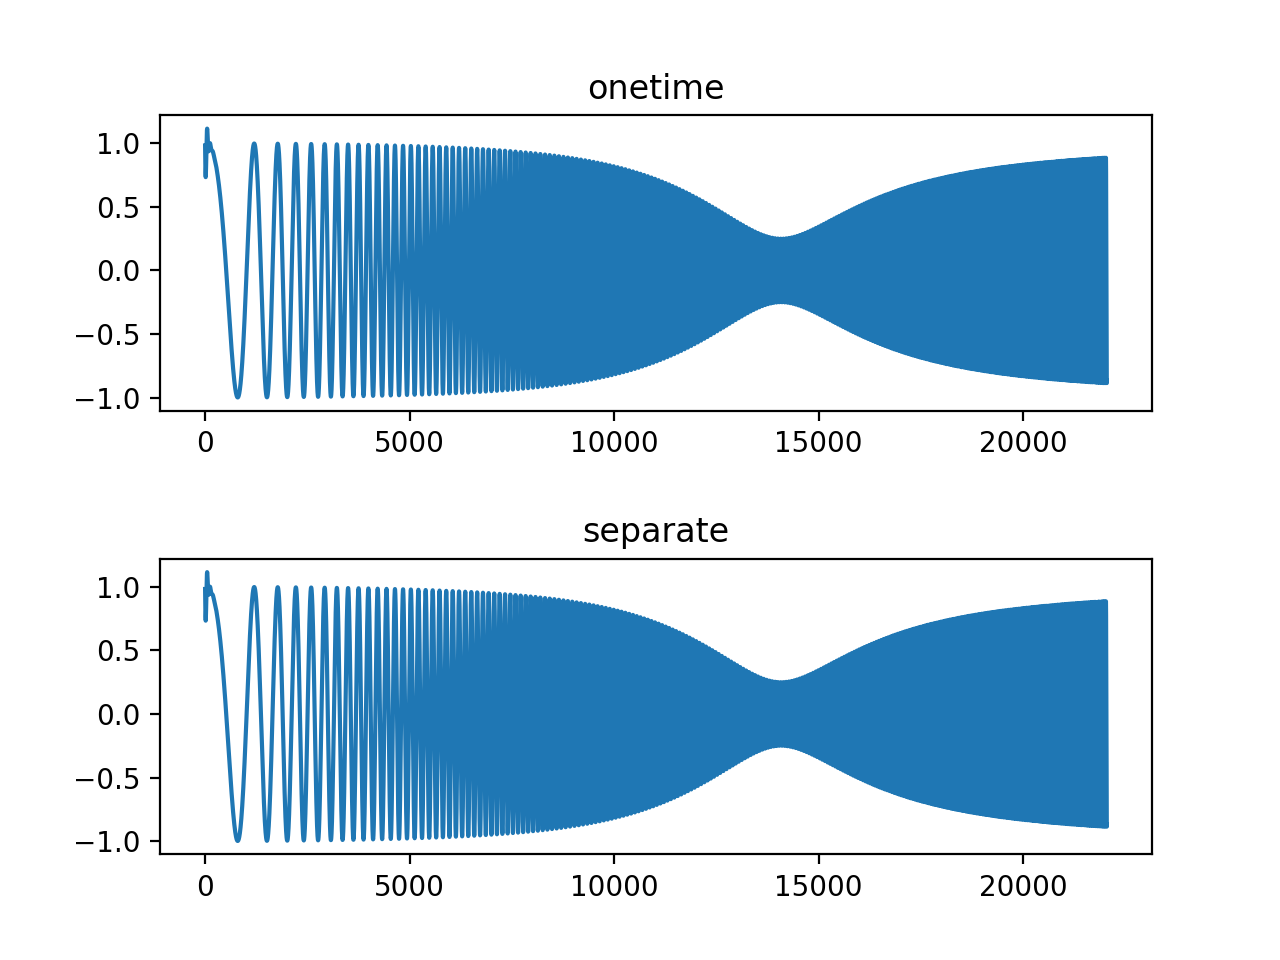

The Python source for this figure:
'''
# proposed Gaussian distribution
import numpy as np
import matplotlib.pyplot as plt
from pandas import Series
from random import gauss
white_noise = [gauss(0.0, 1.0) for i in range(10000)]
white_noise_series = Series(white_noise)
white_noise_series.hist()
plt.show()
plt.close()
import pyaudio
import numpy as np
import scipy.signal as signal

from random import gauss

CHUNK = 64 #the block size
Q = 50

pa = pyaudio.PyAudio()
stream = pa.open(format=pyaudio.paFloat32,
                            channels=1,
                            rate=44100,
                            output=True)

noise = [gauss(0.0, 1.0) for i in range(CHUNK)] # create gaussian distribution for white noise
b,a = signal.iirfilter(1,[2*500*(1-1/(2*Q))/44100,2*500*(1+1/(2*Q))/44100])
output = signal.lfilter(b,a,noise)
output.astype(np.float32)
#output = output.tobytes()
#stream.write(output)
plt.plot(output)
plt.title("out")
plt.show()
'''
# -*- coding: utf-8 -*-
import scipy.signal as signal
import numpy as np
import pylab as pl
import matplotlib.pyplot as plt

# parameters of FIR filter
a = np.array([1.0, -1.947463016918843, 0.9555873701383931])
b = np.array([0.9833716591860479, -1.947463016918843, 0.9722157109523452])
t = np.arange(0, 0.5, 1/44100.0)
x= signal.chirp(t, f0=10, t1 = 0.5, f1=1000.0)
# one time filter to x
y = signal.lfilter(b, a, x)
plt.subplot(2, 1, 1)
plt.plot(y)
plt.title("onetime")
x2 = x.reshape((-1,50))
z = np.zeros(max(len(a),len(b))-1, dtype=np.float)
y2 = []
for tx in x2:
    # filter to every single signal
    ty, z = signal.lfilter(b, a, tx, zi=z)
    y2.append(ty)
y2 = np.array(y2) #switch lst to array
y2 = y2.reshape((-1,))
print(np.sum((y-y2)**2)) # output magrin of error of two parameters
plt.subplot(2, 1, 2)
plt.plot(y2)
plt.title("separate")
pl.show()
pl.close()
